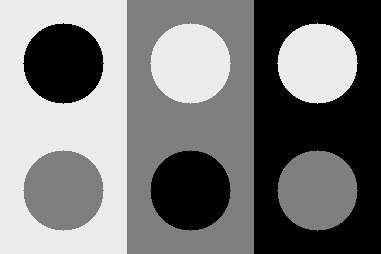
//> input picture prj.lab/lab05/test_image.png, 381 x 254 px
$ ./task06 ../lab05/test_image.png out.png   (built with g++ and OpenCV 4)
//> lines starting //> are read from the running program, lines starting //| are printed output that depends on the picture; after the words box and inside, x2 and y2 are one past the last pixel; in counts of white or black regions, pixels touching at a corner belong together
//> further down, img is the input picture: 254 rows x 381 cols, CV_8UC1; min 0, max 235, mean 120.7
#include <opencv2/opencv.hpp>
#include <iostream>
#include <vector>

cv::Mat createLoGKernel(int size, double sigma) {
    cv::Mat kernel(size, size, CV_32F);
    int center = size / 2;

    double sum = 0.0;
    for (int y = 0; y < size; y++) {
        for (int x = 0; x < size; x++) {
            int x1 = x - center;
            int y1 = y - center;
            double r_squared = x1 * x1 + y1 * y1;

            double value = -1.0 / (CV_PI * std::pow(sigma, 4)) *
                (1.0 - r_squared / (2 * sigma * sigma)) *
                std::exp(-r_squared / (2 * sigma * sigma));

            kernel.at<float>(y, x) = value;
            sum += value;
        }
    }

    for (int y = 0; y < size; y++) {
        for (int x = 0; x < size; x++) {
            kernel.at<float>(y, x) -= sum / (size * size);
        }
    }

    return kernel;
}

cv::Mat detectBlobs(const cv::Mat& img, std::vector<cv::KeyPoint>& keypoints) {
    cv::Mat result = img.clone();

    cv::Ptr<cv::SimpleBlobDetector> detector = cv::SimpleBlobDetector::create();

    cv::SimpleBlobDetector::Params params;
    params.minThreshold = 10;
    params.maxThreshold = 200;
    params.thresholdStep = 10;

    params.minArea = 20;
    params.maxArea = 5000;

    params.filterByColor = false;
    params.filterByCircularity = false;
    params.filterByConvexity = false;
    params.filterByInertia = false;

    detector = cv::SimpleBlobDetector::create(params);

    std::vector<cv::Mat> filtered_images;
    std::vector<double> sigmas = { 1.0, 2.0, 4.0, 8.0 };

    for (double sigma : sigmas) {
        int kernel_size = std::max(3, static_cast<int>(2 * std::ceil(3 * sigma) + 1));
        cv::Mat kernel = createLoGKernel(kernel_size, sigma);

        cv::Mat filtered;
        cv::filter2D(img, filtered, CV_32F, kernel);

        cv::normalize(filtered, filtered, 0, 255, cv::NORM_MINMAX);
        filtered.convertTo(filtered, CV_8UC1);

        cv::Mat local_max = filtered.clone();
        cv::dilate(filtered, local_max, cv::Mat());
        cv::Mat mask = (filtered == local_max);

        cv::threshold(filtered, filtered, 200, 255, cv::THRESH_BINARY);
        filtered.copyTo(filtered, mask);

        filtered_images.push_back(filtered);
    }
//> this loop made 4 passes
//> pass 1, in detectBlobs, `cv::filter2D(img, filtered, CV_32F, kernel);`:
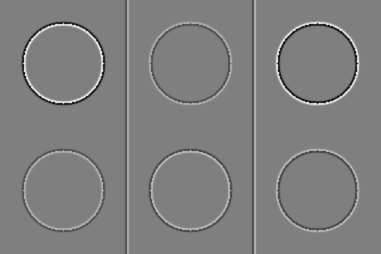
//> filtered: 254 rows x 381 cols, CV_32FC1; min -69.56, max 69.56, mean 0; drawn with min black and max white
//> pass 1, in detectBlobs, `cv::dilate(filtered, local_max, cv::Mat());`:
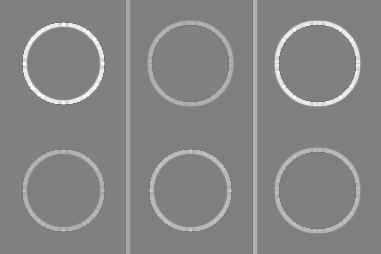
//> local_max: 254 rows x 381 cols, CV_8UC1; min 111, max 255, mean 133

    cv::Mat combined = cv::Mat::zeros(img.size(), CV_8UC1);
    for (const auto& filtered : filtered_images) {
        cv::add(combined, filtered, combined);
    }
//> this loop made 4 passes
//> pass 1, in detectBlobs, `cv::add(combined, filtered, combined);`:
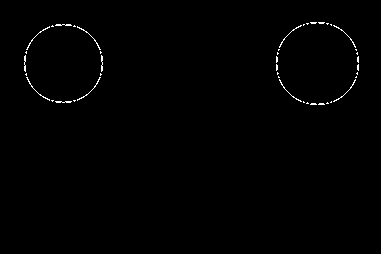
//> combined: 254 rows x 381 cols, CV_8UC1; 0.6% white in thin lines or dots, all inside (x1, y1, x2, y2) = (24, 22, 359, 105)
//> pass 2, in detectBlobs, `cv::add(combined, filtered, combined);`:
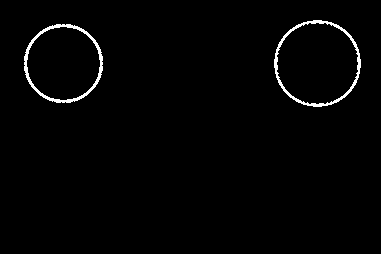
//> combined: 254 rows x 381 cols, CV_8UC1; 1.6% white in thin lines or dots, all inside (x1, y1, x2, y2) = (24, 20, 361, 107)
//> pass 3, in detectBlobs, `cv::add(combined, filtered, combined);`:
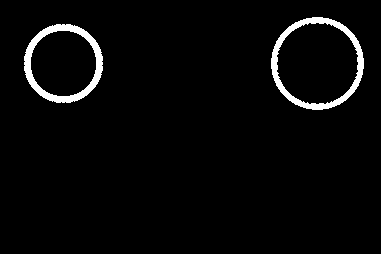
//> combined: 254 rows x 381 cols, CV_8UC1; 3.3% white; 2 white regions, box (x1, y1, x2, y2) and area: (271, 17, 364, 110) 1616, (24, 24, 103, 103) 1532
//> after the loop:
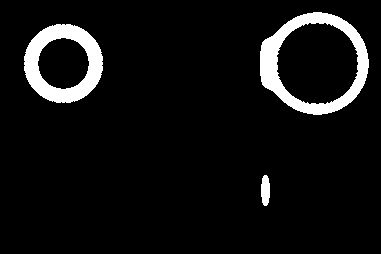
//> combined: 254 rows x 381 cols, CV_8UC1; 6.8% white; 3 white regions, box (x1, y1, x2, y2) and area: (260, 12, 369, 115) 3468, (24, 24, 103, 103) 2912, (261, 175, 270, 206) 229

    detector->detect(combined, keypoints);
//> keypoints = 2 keypoints; (x, y, size): (63, 63, 51.3), (265, 190, 17.1)

    cv::drawKeypoints(img, keypoints, result, cv::Scalar(0, 0, 255),
        cv::DrawMatchesFlags::DRAW_RICH_KEYPOINTS);

    return result;
}

int main(int argc, char** argv) {
    if (argc != 3) {
        std::cout << "Usage: task06 <input_image> <output_result>" << std::endl;
        return -1;
    }

    std::string input_path = argv[1];
    std::string output_path = argv[2];

    cv::Mat img = cv::imread(input_path, cv::IMREAD_GRAYSCALE);
    if (img.empty()) {
        std::cerr << "Failed to read image: " << input_path << std::endl;
        return -1;
    }

    std::vector<cv::KeyPoint> keypoints;
    cv::Mat result = detectBlobs(img, keypoints);

    cv::Mat mask = cv::Mat::zeros(img.size(), CV_8UC1);
    for (const auto& kp : keypoints) {
        cv::circle(mask, kp.pt, kp.size / 2, cv::Scalar(255), -1);
    }
//> this loop made 2 passes
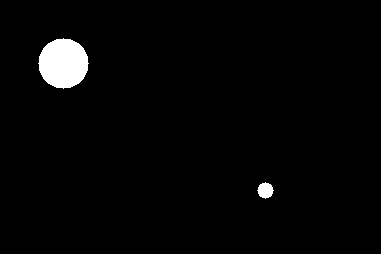
//> mask: 254 rows x 381 cols, CV_8UC1; 2.2% white; 2 white regions, box (x1, y1, x2, y2) and area: (38, 38, 89, 89) 1961, (257, 182, 274, 199) 197

    cv::imwrite(output_path, mask);

    std::cout << "Detection results saved to: " << output_path << std::endl;
    std::cout << "Detected " << keypoints.size() << " objects" << std::endl;
//| Detected 2 objects

    return 0;
}
